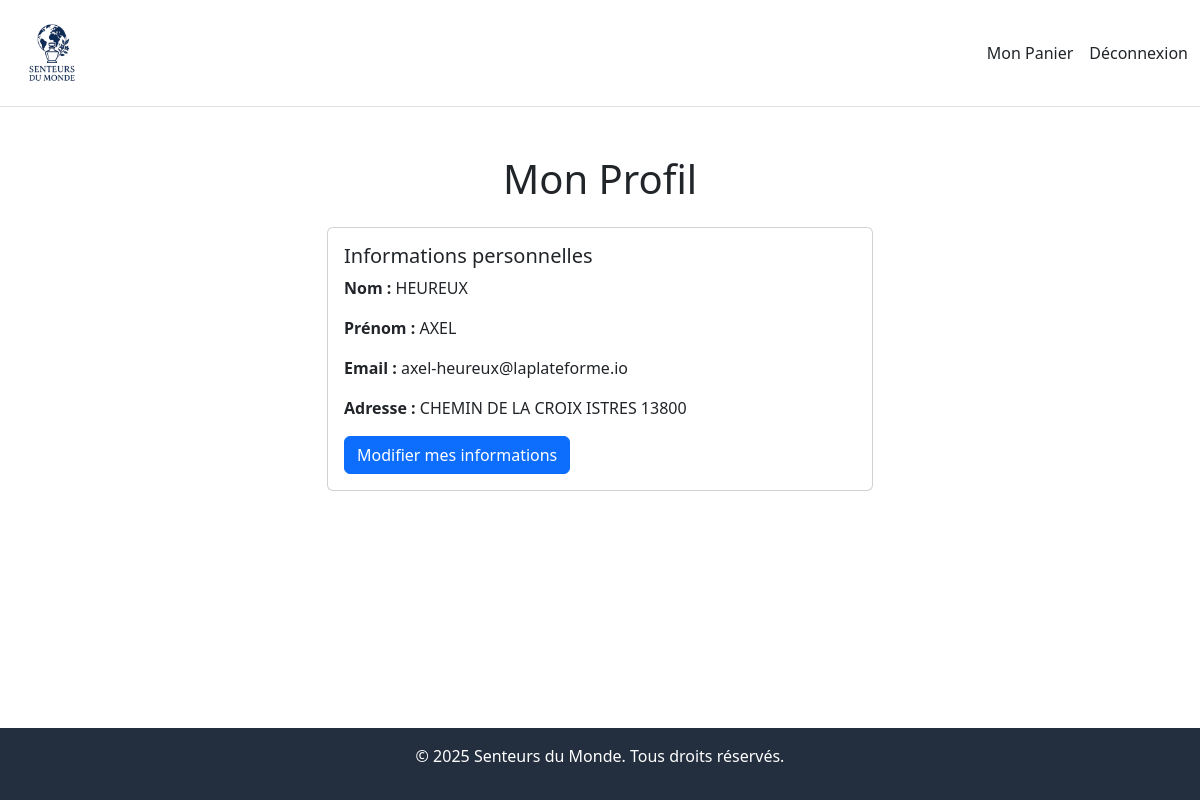
Before: /profil.php (signed in) with the older database file.
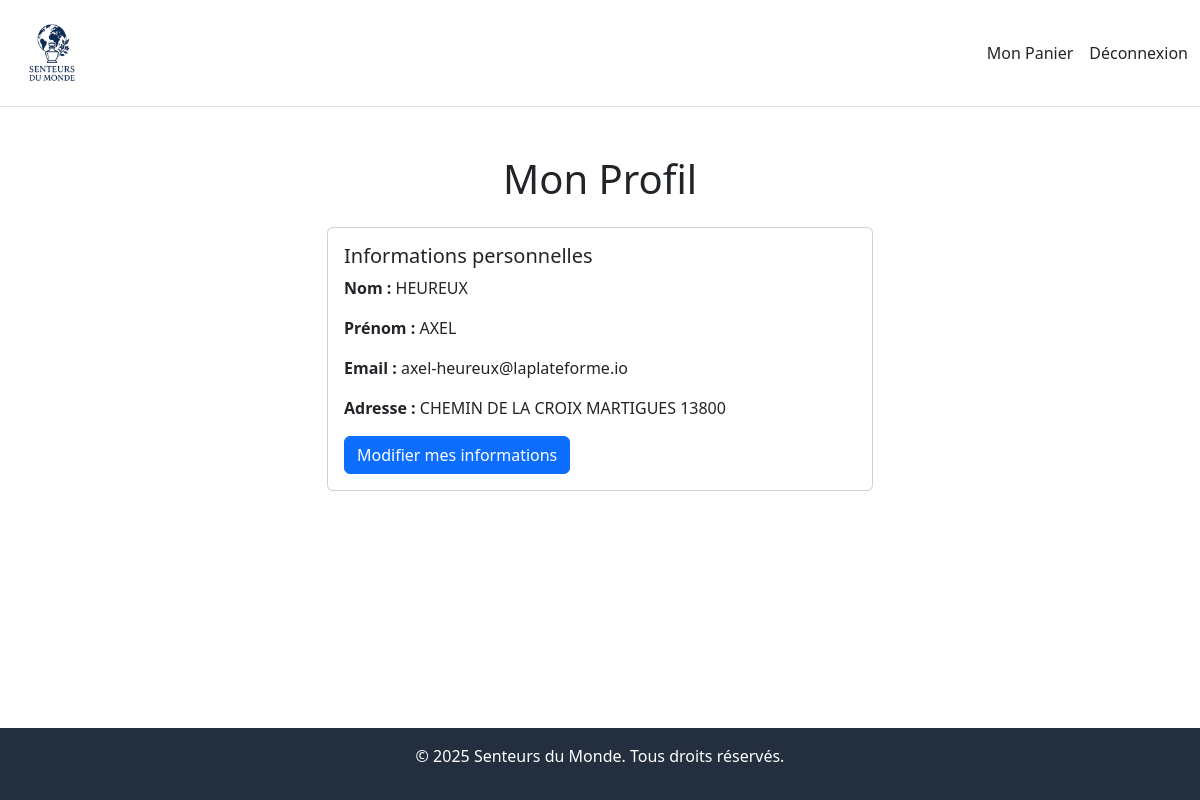
After: the same page with the newer database file.
### tables this page shows
CREATE TABLE IF NOT EXISTS `utilisateur` (
  `id_utilisateur` int NOT NULL AUTO_INCREMENT,
  `nom` varchar(60) DEFAULT NULL,
  `prenom` varchar(60) DEFAULT NULL,
  `email` varchar(100) NOT NULL,
  `mot_de_passe` varchar(255) NOT NULL,
  `adresse` text NOT NULL,
  `role` enum('client','admin') DEFAULT 'client',
  PRIMARY KEY (`id_utilisateur`),
  UNIQUE KEY `email` (`email`)
);

### profil.php (the view, shortened to what this page needs)
<?php
require_once "config.php";
$userId = $_SESSION['id_utilisateur'];
try {
    $sql = "SELECT nom, prenom, email, adresse FROM utilisateur WHERE id_utilisateur = :id_utilisateur";
    $stmt = $pdo->prepare($sql);
    $stmt->bindValue(':id_utilisateur', $userId, PDO::PARAM_INT);
    $stmt->execute();
    $user = $stmt->fetch(PDO::FETCH_ASSOC);
} catch (PDOException $e) {
    echo "Erreur lors de la récupération des informations utilisateur : " . $e->getMessage();
    exit();
}
?>
<!DOCTYPE html>
<html lang="fr">
<head>
    <link rel="stylesheet" href="https://cdn.jsdelivr.net/npm/bootstrap@5.3.0/dist/css/bootstrap.min.css">
</head>
<body>
    <nav class="navbar navbar-expand-lg navbar-light bg-white border-bottom">
        <div class="container-fluid">
            <a class="navbar-brand" href="index.php">
                <img src="assets/logo.png.png" alt="Senteurs du Monde" width="80">
            </a>
            <div class="d-flex align-items-center">
                <a href="panier.php" class="text-dark text-decoration-none me-3"><i class="bi bi-basket"></i> Mon Panier</a>
                <a href="deconnexion.php" class="text-dark text-decoration-none"><i class="bi bi-box-arrow-right"></i> Déconnexion</a>
            </div>
        </div>
    </nav>
    <div class="container content mt-5">
        <h1 class="text-center mb-4">Mon Profil</h1>
        <div class="row justify-content-center">
            <div class="col-md-6">
                <div class="card">
                    <div class="card-body">
                        <h5 class="card-title">Informations personnelles</h5>
                        <p><strong>Nom :</strong> <?php echo htmlspecialchars($user['nom']); ?></p>
                        <p><strong>Prénom :</strong> <?php echo htmlspecialchars($user['prenom']); ?></p>
                        <p><strong>Email :</strong> <?php echo htmlspecialchars($user['email']); ?></p>
                        <p><strong>Adresse :</strong> <?php echo htmlspecialchars($user['adresse']); ?></p>
                        <a href="modifier_profil.php" class="btn btn-primary">Modifier mes informations</a>
                    </div>
                </div>
            </div>
        </div>
    </div>
    <footer class="footer-custom mt-auto">
        <div class="container">
            <p>&copy; <?= date('Y') ?> Senteurs du Monde. Tous droits réservés.</p>
        </div>
    </footer>
</body>
</html>

Changed rows visible on the page:
changed utilisateur "HEUREUX": adresse "CHEMIN DE LA CROIX ISTRES 13800" → "CHEMIN DE LA CROIX MARTIGUES 13800"
